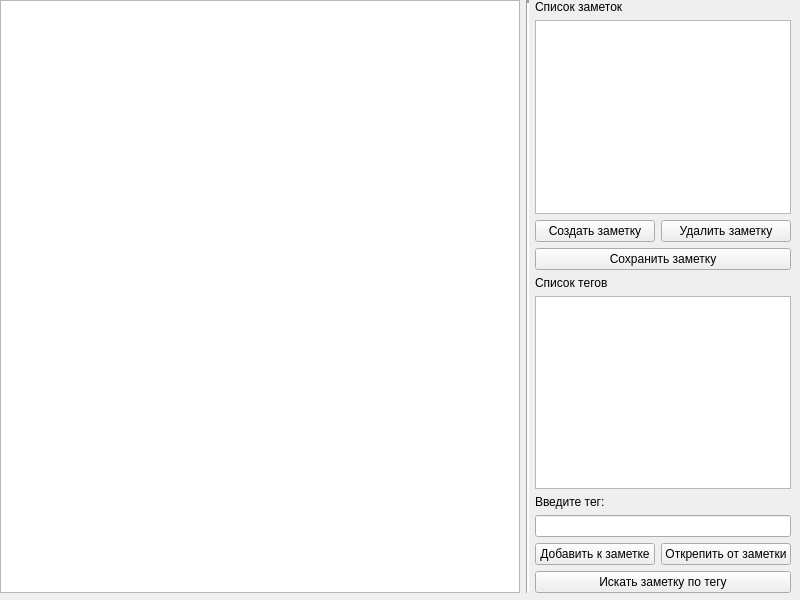
<?xml version="1.0" encoding="UTF-8"?>
<ui version="4.0">
 <class>MainWindow</class>
 <widget class="QMainWindow" name="MainWindow">
  <property name="enabled">
   <bool>true</bool>
  </property>
  <property name="geometry">
   <rect>
    <x>0</x>
    <y>0</y>
    <width>800</width>
    <height>600</height>
   </rect>
  </property>
  <property name="minimumSize">
   <size>
    <width>800</width>
    <height>600</height>
   </size>
  </property>
  <property name="maximumSize">
   <size>
    <width>800</width>
    <height>600</height>
   </size>
  </property>
  <property name="windowTitle">
   <string>MainWindow</string>
  </property>
  <property name="autoFillBackground">
   <bool>false</bool>
  </property>
  <widget class="QWidget" name="centralwidget">
   <widget class="QWidget" name="">
    <property name="geometry">
     <rect>
      <x>0</x>
      <y>0</y>
      <width>791</width>
      <height>593</height>
     </rect>
    </property>
    <layout class="QGridLayout" name="gridLayout">
     <item row="0" column="0" rowspan="10">
      <widget class="QTextEdit" name="textEdit">
       <property name="html">
        <string>&lt;!DOCTYPE HTML PUBLIC &quot;-//W3C//DTD HTML 4.0//EN&quot; &quot;http://www.w3.org/TR/REC-html40/strict.dtd&quot;&gt;
&lt;html&gt;&lt;head&gt;&lt;meta name=&quot;qrichtext&quot; content=&quot;1&quot; /&gt;&lt;style type=&quot;text/css&quot;&gt;
p, li { white-space: pre-wrap; }
&lt;/style&gt;&lt;/head&gt;&lt;body style=&quot; font-family:'MS Shell Dlg 2'; font-size:8pt; font-weight:400; font-style:normal;&quot;&gt;
&lt;p style=&quot;-qt-paragraph-type:empty; margin-top:0px; margin-bottom:0px; margin-left:0px; margin-right:0px; -qt-block-indent:0; text-indent:0px;&quot;&gt;&lt;br /&gt;&lt;/p&gt;&lt;/body&gt;&lt;/html&gt;</string>
       </property>
      </widget>
     </item>
     <item row="0" column="1" rowspan="10">
      <widget class="Line" name="line">
       <property name="font">
        <font>
         <weight>50</weight>
         <bold>false</bold>
        </font>
       </property>
       <property name="layoutDirection">
        <enum>Qt::LeftToRight</enum>
       </property>
       <property name="autoFillBackground">
        <bool>false</bool>
       </property>
       <property name="lineWidth">
        <number>3</number>
       </property>
       <property name="midLineWidth">
        <number>0</number>
       </property>
       <property name="orientation">
        <enum>Qt::Vertical</enum>
       </property>
      </widget>
     </item>
     <item row="0" column="2" colspan="3">
      <widget class="QLabel" name="label_2">
       <property name="text">
        <string>Список заметок</string>
       </property>
      </widget>
     </item>
     <item row="1" column="2" colspan="4">
      <widget class="QListWidget" name="listWidget_2"/>
     </item>
     <item row="2" column="2" colspan="3">
      <widget class="QPushButton" name="pushButton_10">
       <property name="text">
        <string>Создать заметку</string>
       </property>
      </widget>
     </item>
     <item row="2" column="5">
      <widget class="QPushButton" name="pushButton_9">
       <property name="text">
        <string>Удалить заметку</string>
       </property>
      </widget>
     </item>
     <item row="4" column="2" colspan="3">
      <widget class="QLabel" name="label">
       <property name="text">
        <string>Список тегов</string>
       </property>
      </widget>
     </item>
     <item row="5" column="2" colspan="4">
      <widget class="QListWidget" name="listWidget"/>
     </item>
     <item row="8" column="2" colspan="3">
      <widget class="QPushButton" name="pushButton_7">
       <property name="text">
        <string>Добавить к заметке</string>
       </property>
      </widget>
     </item>
     <item row="8" column="5">
      <widget class="QPushButton" name="pushButton_8">
       <property name="text">
        <string>Открепить от заметки</string>
       </property>
      </widget>
     </item>
     <item row="9" column="2" colspan="4">
      <widget class="QPushButton" name="pushButton_3">
       <property name="text">
        <string>Искать заметку по тегу</string>
       </property>
      </widget>
     </item>
     <item row="3" column="2" colspan="4">
      <widget class="QPushButton" name="pushButton_4">
       <property name="text">
        <string>Сохранить заметку</string>
       </property>
      </widget>
     </item>
     <item row="7" column="2" colspan="4">
      <widget class="QLineEdit" name="lineEdit"/>
     </item>
     <item row="6" column="2">
      <widget class="QLabel" name="label_3">
       <property name="text">
        <string>Введите тег:</string>
       </property>
      </widget>
     </item>
    </layout>
   </widget>
  </widget>
 </widget>
 <resources/>
 <connections/>
</ui>
